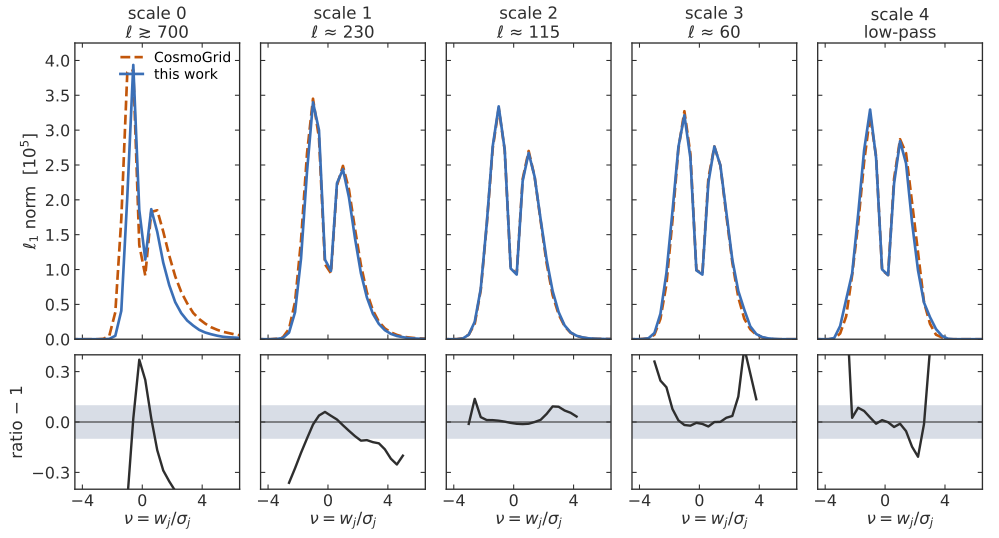

Here is the Python script that generated this plot:
#!/usr/bin/env python3
# ENV: jax-fli
"""
Starlet l1 norm of the convergence, this forward model against CosmoGrid, for the starlet slide.
The data and the statistic of the thesis figure chap6/starlet_l1.pdf (its script is
These_wassim/figures/chap6/starlet_l1.py):
  model      05c equal-volume lightcone, 20 shells drifted on the lightcone, Born with Gauss-Legendre
             quadrature (05c-equal-volume/kappa_gauss_legendre/born_gl_drift_20), 2560^3 mesh;
  reference  CosmoGrid cosmo_172798 pkdgrav3 lightcone through the same Born integral
             (00-cosmogrid/cosmo_172798/kappa/kappa_born_s3.parquet);
tomographic bin 3, degraded to nside 512, five starlet scales (jax_fli starlet_coefficients). At
each scale j the coefficients are put in signal to noise nu = w_j / sigma_j with sigma_j the
reference standard deviation, used for both runs, and the l1 norm of a bin in nu is the sum of
|nu| over its pixels (40 bins over [-8, 8]).

Output (this directory): starlet_l1.svg, the norm per scale above the ratio to the reference
"""

import gc
import sys
from pathlib import Path

import numpy as np

HERE = Path(__file__).resolve().parent

ROOT = next(p for p in HERE.parents if (p / "_common.py").exists())
sys.path.insert(0, str(ROOT))
from _common import BLUE, GREY, INK, KW, skip_if_built, slide_style

OUT = "starlet_l1.svg"
skip_if_built(HERE, OUT)

CACHE = (ROOT / "5_contribution/fli") / ".cache"
EXP = Path("/home/wassim/Projects/NBody/jax-fli-experiments")
MODEL = EXP / ("05-spacing-n-stepping/05c-equal-volume/kappa_gauss_legendre/"
               "born_gl_drift_20/BORN_kappa_gl_drift_3bin_20.parquet")
REF = EXP / "00-cosmogrid/cosmo_172798/kappa/kappa_born_s3.parquet"
NSIDE, NSCALES, BIN, NBINS, SNR = 512, 5, 2, 40, (-8.0, 8.0)


def load():
    npz = CACHE / "starlet_l1_bin3.npz"
    if npz.exists():
        d = np.load(npz)
        return d["model"], d["ref"], d["centres"]
    import jax

    jax.config.update("jax_enable_x64", True)
    import healpy as hp
    import jax.numpy as jnp
    from jax_fli.io import Catalog

    def coefficients(path):
        field = Catalog.from_parquet(str(path)).field[0]
        single = field[BIN]
        arr = hp.ud_grade(np.asarray(single.array, dtype=np.float64), nside_out=NSIDE)
        single = single.replace(array=jnp.asarray(arr), nside=NSIDE)
        out = np.asarray(single.starlet_coefficients(nscales=NSCALES).array, dtype=np.float64)
        del field, single, arr
        gc.collect()
        return out

    coef = {"ref": coefficients(REF), "model": coefficients(MODEL)}
    sigma = coef["ref"].std(axis=1)
    edges = np.linspace(*SNR, NBINS + 1)
    l1 = {}
    for key, c in coef.items():
        l1[key] = np.zeros((NSCALES, NBINS))
        for j in range(NSCALES):
            nu = c[j] / sigma[j]
            i = np.digitize(nu, edges) - 1
            keep = (i >= 0) & (i < NBINS)
            l1[key][j] = np.bincount(i[keep], weights=np.abs(nu[keep]), minlength=NBINS)
    centres = 0.5 * (edges[:-1] + edges[1:])
    CACHE.mkdir(exist_ok=True)
    np.savez(npz, model=l1["model"], ref=l1["ref"], centres=centres)
    return l1["model"], l1["ref"], centres


L1_MODEL, L1_REF, NU = load()
for j in range(NSCALES):
    neg, pos = NU < 0, NU > 0
    print(f"scale {j}: tails model/reference {L1_MODEL[j][neg].sum() / L1_REF[j][neg].sum():.3f} "
          f"{L1_MODEL[j][pos].sum() / L1_REF[j][pos].sum():.3f}")

slide_style()
import matplotlib.pyplot as plt
from matplotlib.ticker import FixedLocator

plt.rcParams["savefig.bbox"] = None
SUPPORT = L1_REF > 0.01 * L1_REF.max(axis=1, keepdims=True)
RATIO = np.where(SUPPORT, L1_MODEL / np.where(SUPPORT, L1_REF, 1) - 1, np.nan)
# thesis fig. starlet_response: scale 0 a high-pass above l ~ 700, scale 1 peaks near l = 228, each
# band-pass near half the multipole of the one before, scale 4 the low-pass residual
BANDS = ("ℓ ≳ 700", "ℓ ≈ 230", "ℓ ≈ 115", "ℓ ≈ 60", "low-pass")

fig = plt.figure(figsize=(10.4, 5.6))
top_max = max(L1_MODEL.max(), L1_REF.max()) / 1e5 * 1.08
for j in range(NSCALES):
    x0 = 0.075 + j * 0.186
    ax = fig.add_axes([x0, 0.369, 0.165, 0.551])
    ar = fig.add_axes([x0, 0.09, 0.165, 0.25])
    ax.plot(NU, L1_REF[j] / 1e5, color=KW, ls="--", lw=2.0, label="CosmoGrid")
    ax.plot(NU, L1_MODEL[j] / 1e5, color=BLUE, lw=2.0, label="this work")
    ar.axhspan(-0.1, 0.1, color="#d8dde6", lw=0)
    ar.axhline(0, color=INK, lw=0.8)
    ar.plot(NU, RATIO[j], color=INK, lw=1.8)
    for a in (ax, ar):
        a.set_xlim(-4.5, 6.5)
        a.xaxis.set_major_locator(FixedLocator([-4, 0, 4]))
    ax.set_ylim(0, top_max)
    ar.set_ylim(-0.4, 0.4)
    ar.set_yticks([-0.3, 0, 0.3])
    ax.tick_params(labelbottom=False)
    if j:
        ax.tick_params(labelleft=False)
        ar.tick_params(labelleft=False)
    ax.set_title(f"scale {j}\n{BANDS[j]}", fontsize=12.5, color=INK, pad=4, linespacing=1.15)
    ar.set_xlabel(r"$\nu = w_j/\sigma_j$", labelpad=1, fontsize=12.5)
fig.axes[0].set_ylabel(r"$\ell_1$ norm  [$10^5$]", fontsize=12.5)
fig.axes[1].set_ylabel("ratio − 1", fontsize=12.5)
fig.axes[0].legend(loc="upper right", fontsize=10.5, handlelength=1.6, borderaxespad=0.2,
                   labelspacing=0.2)
fig.savefig(HERE / OUT)
print(f"wrote {OUT}")
